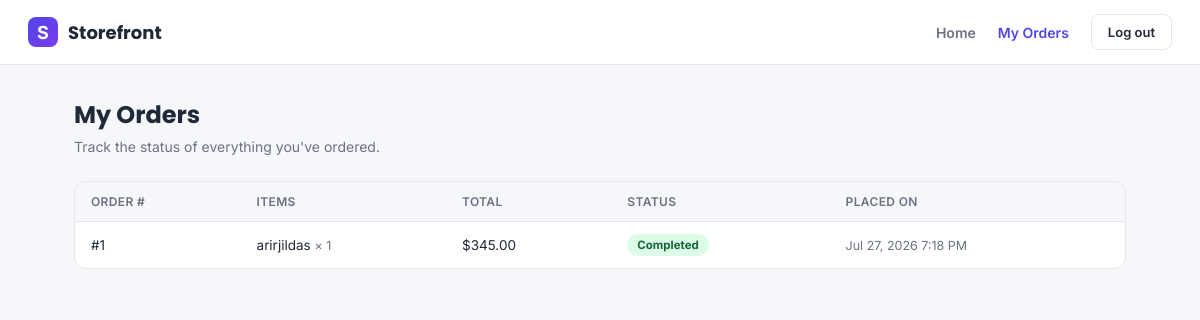
Page /orders.php (signed in) on the committed database.
### tables this page shows
CREATE TABLE `orders` (
  `id` int(10) UNSIGNED NOT NULL,
  `user_id` int(10) UNSIGNED NOT NULL,
  `status` enum('pending','received','shipped','completed','cancelled') NOT NULL DEFAULT 'pending',
  `total_amount` decimal(10,2) NOT NULL DEFAULT 0.00,
  `created_at` timestamp NOT NULL DEFAULT current_timestamp(),
  `updated_at` timestamp NOT NULL DEFAULT current_timestamp() ON UPDATE current_timestamp()
);

CREATE TABLE `order_items` (
  `id` int(10) UNSIGNED NOT NULL,
  `order_id` int(10) UNSIGNED NOT NULL,
  `product_id` int(10) UNSIGNED DEFAULT NULL,
  `product_name` varchar(150) NOT NULL,
  `quantity` int(10) UNSIGNED NOT NULL DEFAULT 1,
  `unit_price` decimal(10,2) NOT NULL
);

### includes/functions.php (called while the page is built, shortened)
<?php
function e(string $value): string {
    return htmlspecialchars($value, ENT_QUOTES, 'UTF-8');
}
function money(float $amount): string {
    return '$' . number_format($amount, 2);
}

### orders.php (the view, shortened to what this page needs)
<?php
require __DIR__ . '/includes/functions.php';
require __DIR__ . '/config/db.php';
$ordersStmt = $pdo->prepare(
    'SELECT id, status, total_amount, created_at FROM orders WHERE user_id = ? ORDER BY created_at DESC'
);
$ordersStmt->execute([current_user_id()]);
$orders = $ordersStmt->fetchAll();
$itemsByOrder = [];
if (!empty($orders)) {
    $ids = array_column($orders, 'id');
    $placeholders = implode(',', array_fill(0, count($ids), '?'));
    $itemsStmt = $pdo->prepare(
        "SELECT order_id, product_name, quantity, unit_price FROM order_items WHERE order_id IN ($placeholders)"
    );
    $itemsStmt->execute($ids);
    foreach ($itemsStmt->fetchAll() as $row) {
        $itemsByOrder[$row['order_id']][] = $row;
    }
}
?>
<!DOCTYPE html>
<html lang="en">
<head>
<link rel="stylesheet" href="assets/css/style.css">
</head>
<body>
<?php require __DIR__ . '/includes/nav_user.php'; ?>
<div class="shop-main">
  <h1>My Orders</h1>
  <p class="page-subtitle">Track the status of everything you've ordered.</p>
  <?php if (empty($orders)): ?>
    <div class="empty-state">You haven't placed any orders yet. <a href="home.php" style="color:var(--primary);font-weight:600;text-decoration:none;">Browse products</a>.</div>
  <?php else: ?>
    <div class="table-wrap">
      <table class="data-table">
        <thead>
          <tr>
            <th>Order #</th>
            <th>Items</th>
            <th>Total</th>
            <th>Status</th>
            <th>Placed On</th>
          </tr>
        </thead>
        <tbody>
          <?php foreach ($orders as $o): ?>
            <tr>
              <td>#<?= (int) $o['id'] ?></td>
              <td>
                <?php foreach (($itemsByOrder[$o['id']] ?? []) as $it): ?>
                  <div><?= e($it['product_name']) ?> <span class="cell-muted">× <?= (int) $it['quantity'] ?></span></div>
                <?php endforeach; ?>
              </td>
              <td><?= money((float) $o['total_amount']) ?></td>
              <td><span class="badge badge-<?= e($o['status']) ?>"><?= e($o['status']) ?></span></td>
              <td class="cell-muted"><?= e(date('M j, Y g:i A', strtotime($o['created_at']))) ?></td>
            </tr>
          <?php endforeach; ?>
        </tbody>
      </table>
    </div>
  <?php endif; ?>
</div>
</body>
</html>

### assets/css/style.css (style rules this page uses)
:root { --primary: #4f46e5; --primary-dark: #3730a3; --accent: #f59e0b; --bg: #f6f7fb; --card: #ffffff; --error: #dc2626; --success: #16a34a; --border: #e5e7eb; --text: #1f2937; --muted: #6b7280; }
* { box-sizing: border-box; }
body { margin: 0; font-family: 'Inter', system-ui, -apple-system, sans-serif; background: var(--bg); color: var(--text); }
h1, h2, .brand-name { font-family: 'Poppins', 'Inter', sans-serif; }
.shop-main { max-width: 1100px; margin: 0 auto; padding: 32px 24px 60px; }
.shop-main h1 { margin: 0 0 6px; font-size: 24px; }
.shop-main .page-subtitle { color: var(--muted); font-size: 14px; margin: 0 0 26px; }
.table-wrap { background: var(--card); border: 1px solid var(--border); border-radius: 12px; overflow: hidden; overflow-x: auto; }
table.data-table { width: 100%; border-collapse: collapse; font-size: 13.5px; min-width: 560px; }
.data-table th { text-align: left; padding: 12px 16px; background: var(--bg); color: var(--muted); font-weight: 600; font-size: 12px; text-transform: uppercase; letter-spacing: 0.03em; border-bottom: 1px solid var(--border); }
.data-table td { padding: 12px 16px; border-bottom: 1px solid var(--border); vertical-align: middle; }
.data-table tr:last-child td { border-bottom: none; }
.data-table .cell-muted { color: var(--muted); font-size: 12.5px; }
.badge { display: inline-block; padding: 4px 10px; border-radius: 999px; font-size: 11.5px; font-weight: 700; text-transform: capitalize; }
.badge-completed { background: #dcfce7; color: #166534; }

### rows in the picture
orders: id "1", total_amount "$345.00", status "Completed", created_at "Jul 27, 2026 7:18 PM"
order_items: product_name "arirjildas", quantity "1"
